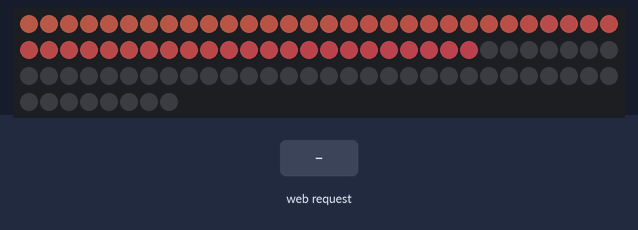
This sketch was run on a simulated ESP8266 (NodeMCU). On the bench: 98 RGB LEDs in strip order, left to right, continuing on the next row. The inputs (shaded band) are chosen by the test bench. Dim RGB values are drawn brighter than linear; WiFi joins after 1.5 s; servers stay silent unless stated; EEPROM starts erased; what the sketch prints to the serial monitor is not drawn.

Above: at 2.7 s.
2.8 s: HTTP request GET /commit received
At 3.23 s:
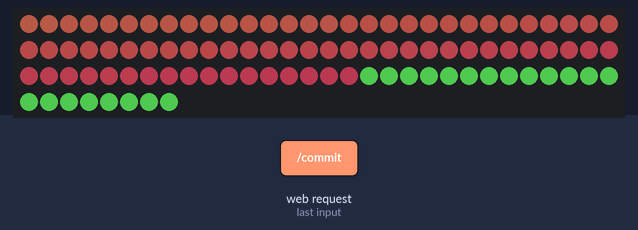
5.5 s: HTTP request GET /idle received
At 5.68 s:
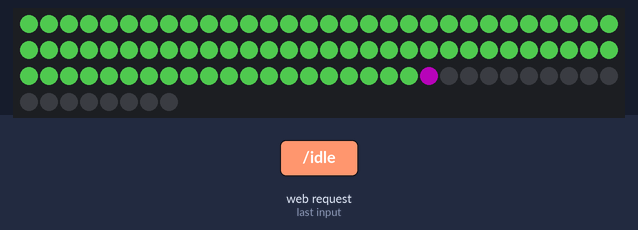
7.9 s: HTTP request GET /star received
At 8.13 s:
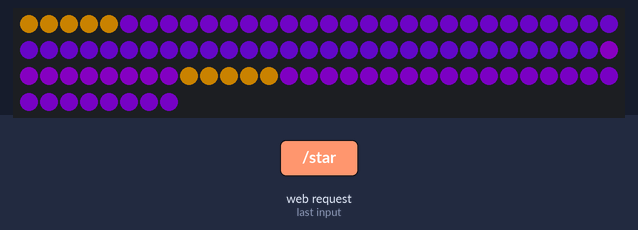
10.3 s: HTTP request GET /alert received
At 10.57 s:
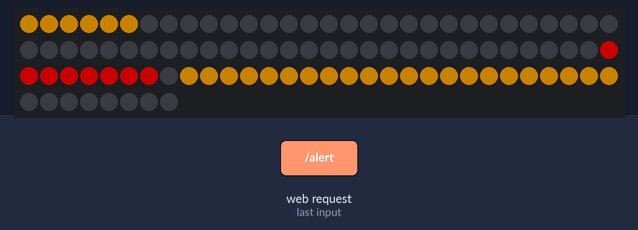
12.2 s: HTTP request GET /idle received
At 12.41 s:
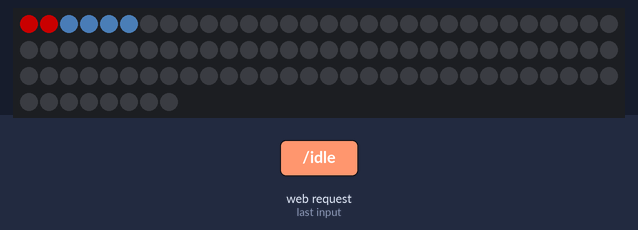
14.6 s: HTTP request GET /commit received
At 14.86 s:
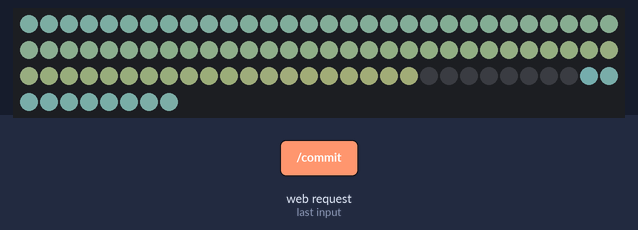

Measured:
- after the input at 2.8 s, the LEDs: change after 0.28 s (image 1)
- after the input at 5.5 s, the LEDs: change at once (image 2)
- after the input at 7.9 s, the LEDs: change after 0.08 s (image 3)
- after the input at 10.3 s, the LEDs: change after 0.13 s (image 4)
- after the input at 12.2 s, the LEDs: change after 0.06 s (image 5)
- after the input at 14.6 s, the LEDs: change after 0.11 s (image 6)

The sketch:

octo-lamp.ino
```cpp
#include <EEPROM.h>
#include <Adafruit_NeoPixel.h>
#include <ESP8266WiFi.h>
#include <ESP8266WebServer.h>
#include <ArduinoHttpClient.h>
#include <Arduino_JSON.h>

#define PIXELPIN       D4
#define NUMPIXELS      98
#define RINGNUM        68
#define CATNUM         30
float BRIGHTNESS = 0.4;
Adafruit_NeoPixel strip = Adafruit_NeoPixel(NUMPIXELS, PIXELPIN, NEO_GRB + NEO_KHZ800);

ESP8266WebServer server(80);

const char *WIFI_SSID = "ssid";           // your network SSID (name)
const char *WIFI_PASSWORD = "paddword";   // your network key

String SERVER_URL = "http://server.url/event";  // your server url
String SERVER_SECRET = "server_secret";         // your server secret

WiFiClient wifi;
HttpClient client = HttpClient(wifi, SERVER_URL.c_str(), 80);
boolean fetching = true;
int lastFetch = 0;
int fetchInterval = 15000;

// all pixel states are stored in this 2d array
int pixels[NUMPIXELS][4] = {0};
boolean isOn = true;
void (*animation)(int d) = nullptr;
int animationTime = millis();
boolean isOverride = false;
float overrideDuration = 0;
void (*overrideAnimation) (int d) = nullptr;

void setup() {
  Serial.begin(115200);

  // setup neopixel
  strip.begin();
  for(int i=0;i<NUMPIXELS;i++) {
    strip.setPixelColor(i, strip.Color(0,0,0));
  }
  strip.show();

  // setup WiFi
  WiFi.begin(WIFI_SSID, WIFI_PASSWORD);
  int i = 0;
  boolean fill = true;
  while (WiFi.status() != WL_CONNECTED) {
    strip.setPixelColor(i, fill ? strip.Color(0,0,255) : strip.Color(0,0,0));
    strip.show();
    i++;
    if (i > NUMPIXELS) {
      i = 0;
      fill = !fill;
    }
    delay(100);
  }
  for(int i=0;i<NUMPIXELS;i++) {
    strip.setPixelColor(i, strip.Color(0,0,0));
  }
  strip.show();
  Serial.print("Use this URL: ");
  Serial.print("http://");
  Serial.print(WiFi.localIP());
  Serial.println("/");

  setupServer();

  EEPROM.begin(1);
  int state = 0;
  EEPROM.get(0, state);
  if (state == 0) {
    isOn = false;
    animation = idle;
  } else if (state == 2) {
    isOn = true;
    animation = star;
  } else if (state == 3) {
    isOn = true;
    animation = commit;
  } else if (state == 4) {
    isOn = true;
    animation = alert;
  } else {
    isOn = true;
    animation = idle;
  }
  lastFetch = fetchInterval * -1;
}

void loop() {
  server.handleClient();
  fetchEvents();
  if (isOverride) {
    overrideHandler();
  }
  runAnimation();
  delay(10);
}

void runAnimation() {
  if (fetching) {
    return;
  }
  int now = millis();
  int delta = now - animationTime;
  animation(delta);
  if (!isOverride) {
    if (isOn) {
      if (BRIGHTNESS < 0.4) {
        BRIGHTNESS += 0.4 / 500 * delta;
      } else {
        BRIGHTNESS = 0.4;
      }
    } else {
      if (BRIGHTNESS > 0) {
        BRIGHTNESS -= 0.4 / 500 * delta;
      } else {
        BRIGHTNESS = 0;
        for(int i=0;i<NUMPIXELS;i++) {
          strip.setPixelColor(i, strip.Color(0,0,0));
        }
        strip.show();
      }
    }
  }
  animationTime = now;
}

void setPixels(int s, int p[][4], int n) {
  for (int i = s; i < s + n; i++) {
    pixels[i][0] = p[i - s][0];
    pixels[i][1] = p[i - s][1];
    pixels[i][2] = p[i - s][2];
    pixels[i][3] = p[i - s][3];
  }
  for (int i = 0; i < NUMPIXELS; i++) {
    int r = pixels[i][0] * pixels[i][3] * BRIGHTNESS;
    int g = pixels[i][1] * pixels[i][3] * BRIGHTNESS;
    int b = pixels[i][2] * pixels[i][3] * BRIGHTNESS;
    strip.setPixelColor(i, strip.Color(r, g, b));
  }
  strip.show();
}

int allIndex = 0;
boolean allFilling = true;
void fillAll(int d, int r, int g, int b, boolean clear = true) {
  int p[1][4] = {0};
  p[0][0] = clear ? (allFilling ? r : 0) : r;
  p[0][1] = clear ? (allFilling ? g : 0) : g;
  p[0][2] = clear ? (allFilling ? b : 0) : b;
  p[0][3] = 1;
  setPixels(allIndex, p, 1);
  allIndex++;
  if (allIndex >= NUMPIXELS) {
    fetching = true;
    allFilling = !allFilling;
    allIndex = 0;
  }
}

int catIndex = 0;
boolean catFilling = true;
void fillCat(int d, int r, int g, int b) {
  int p[1][4] = {0};
  p[0][0] = catFilling ? r : 0;
  p[0][1] = catFilling ? g : 0;
  p[0][2] = catFilling ? b : 0;
  p[0][3] = 1;
  setPixels(RINGNUM + catIndex, p, 1);
  catIndex++;
  if (catIndex >= CATNUM) {
    fetching = true;
    catFilling = !catFilling;
    catIndex = 0;
  }
}

int ringIndex = 0;
boolean ringFilling = true;
void fillRing(int d, int r, int g, int b) {
  int p[1][4] = {0};
  p[0][0] = ringFilling ? r : 0;
  p[0][1] = ringFilling ? g : 0;
  p[0][2] = ringFilling ? b : 0;
  p[0][3] = 1;
  setPixels(ringIndex, p, 1);
  ringIndex++;
  if (ringIndex >= RINGNUM) {
    fetching = true;
    ringFilling = !ringFilling;
    ringIndex = 0;
  }
}

int idleIndex = 0;
boolean idleFilling = true;
int startTimer = millis();
int idleR = 0;
int idleG = 0;
int idleB = 0;
void idle(int d) {
  int now = millis();
  int delta = now - startTimer;
  int redRange[2] = {64, 192};
  int greenRange[2] = {0, 128};
  int blueRange[2] = {64, 255};
  // rotate each color channel in the given range within 5 seconds gradually from one end to the other
  // bouncing back and forth
  // each channel starts at a different point in the cycle
  float cycle = 15000.0;
  int red = (int) (redRange[0] + (redRange[1] - redRange[0]) * (sin((delta) / cycle * 2 * PI + 0 * 2 * PI / 3) + 1) / 2);
  int green = (int) (greenRange[0] + (greenRange[1] - greenRange[0]) * (sin((delta) / cycle * 2 * PI + 1 * 2 * PI / 3) + 1) / 2);
  int blue = (int) (blueRange[0] + (blueRange[1] - blueRange[0]) * (sin((delta) / cycle * 2 * PI + 2 * 2 * PI / 3) + 1) / 2);
  idleR = red;
  idleG = green;
  idleB = blue;
  fillAll(d, red, green, blue, false);
}

void star(int d) {
  int r = 255;
  int g = 165;
  int b = 0;
  fillCat(d, r, g, b);
  fillRing(d, r, g, b);
}

void commit(int d) {
  int r = 100;
  int g = 255;
  int b = 100;
  fillAll(d, r, g, b);
}

int alertIndex = 0;
boolean alertFilling = true;
void alert(int d) {
  int r = 255;
  int g = 0;
  int b = 0;
  fillAll(d, r, g, b);
}

int prevAnimationIndex = 1;
void setupServer() {
  server.on("/", []() {
    if (isOverride == true) {
      server.send(200, "text/html", "<h1>Octo Lamp is currently reacting to GitHub event</h1>");
      return;
    }
    server.send(200, "text/html", "<h1>Octo Lamp</h1>" + animationOptions());
  });
  server.on("/toggle", []() {
    if (isOverride == true) {
      server.send(200, "text/html", "<h1>Octo Lamp is currently reacting to GitHub event</h1>");
      return;
    }
    isOn = !isOn;
    if (!isOn) {
      EEPROM.put(0, 0);
      EEPROM.commit();
    } else {
      EEPROM.put(0, prevAnimationIndex);
      EEPROM.commit();
    }
    String msg = isOn ? "ON" : "OFF";
    server.send(200, "text/html", "<h1>Octo Lamp is now " + msg + "</h1>" + animationOptions());
  });
  server.on("/idle", []() {
    if (isOverride == true) {
      server.send(200, "text/html", "<h1>Octo Lamp is currently reacting to GitHub event</h1>");
      return;
    }
    animation = idle;
    isOn = true;
    prevAnimationIndex = 1;
    EEPROM.put(0, 1);
    EEPROM.commit();
    server.send(200, "text/html", "<h1>Octo Lamp is now Idleing</h1>" + animationOptions());
  });
  server.on("/star", []() {
    if (isOverride == true) {
      server.send(200, "text/html", "<h1>Octo Lamp is currently reacting to GitHub event</h1>");
      return;
    }
    animation = star;
    isOn = true;
    prevAnimationIndex = 2;
    EEPROM.put(0, 2);
    EEPROM.commit();
    server.send(200, "text/html", "<h1>Octo Lamp is now a star</h1>" + animationOptions());
  });
  server.on("/commit", []() {
    if (isOverride == true) {
      server.send(200, "text/html", "<h1>Octo Lamp is currently reacting to GitHub event</h1>");
      return;
    }
    animation = commit;
    isOn = true;
    prevAnimationIndex = 3;
    EEPROM.put(1, 3);
    EEPROM.commit();
    server.send(200, "text/html", "<h1>Octo Lamp is now committing</h1>" + animationOptions());
  });
  server.on("/alert", []() {
    if (isOverride == true) {
      server.send(200, "text/html", "<h1>Octo Lamp is currently reacting to GitHub event</h1>");
      return;
    }
    animation = alert;
    isOn = true;
    prevAnimationIndex = 4;
    EEPROM.put(0, 4);
    EEPROM.commit();
    server.send(200, "text/html", "<h1>Octo Lamp is now alerting</h1>" + animationOptions());
  });
  server.begin();
}

String animationOptions() {
  String html = "";
  String isOnStr = isOn ? "off" : "on";
  html += "<a href='/'>Home</a><br>";
  html += "<a href='/toggle'>Turn " + isOnStr + "</a><br>";
  html += "<a href='/idle'>Idle</a><br>";
  html += "<a href='/star'>Star</a><br>";
  html += "<a href='/commit'>Commit</a><br>";
  html += "<a href='/alert'>Alert</a><br>";
  return html;
}

String eventId = "";
void fetchEvents() {
  int now = millis();
  if (now - lastFetch < fetchInterval || fetching == false || isOverride == true) {
    fetching = false;
    return;
  }
  if (WiFi.status() == WL_CONNECTED) {
    client.beginRequest();
    client.get("/event");
    client.sendHeader("Authorization", SERVER_SECRET.c_str());
    client.endRequest();

    int statusCode = client.responseStatusCode();
    if (statusCode > 0) {
      String payload = client.responseBody();
      JSONVar buffer = JSON.parse(payload);
      if (JSON.typeof(buffer) != "undefined") {
        JSONVar keys = buffer.keys();
        String id = buffer["id"];
        if (eventId == "") {
          eventId = id;
        }
        if (id != eventId) {
          eventId = id;
          for (int i = 0; i < keys.length(); i++) {
            String key = keys[i];
            String value = buffer[key];
            if (key == "type") {
              if (value == "star") {
                activateOverride(120000, star);
              } else if (value == "commit") {
                int amount = buffer["amount"];
                activateOverride(amount * 5000, commit);
              } else if (value == "alert") {
                activateOverride(30000, alert);
              }
            }
          }
        }
      }
    }
  }
  lastFetch = millis();
  fetching = false;
}

int overrideTime = 0;
void (*prevAnimation)(int d) = nullptr;
float prevBrightness = 0;
void activateOverride(float duration, void (*anim)(int d)) {
  if (isOverride) {
    return;
  }
  isOverride = true;
  overrideDuration = duration;
  overrideAnimation = anim;
  overrideTime = millis();
  prevAnimation = animation;
  prevBrightness = BRIGHTNESS;
  animation = overrideAnimation;
  BRIGHTNESS = 0.4;
}
void overrideHandler() {
  if (overrideTime + overrideDuration < millis()) {
    isOverride = false;
    animation = prevAnimation;
    BRIGHTNESS = prevBrightness;
  }
}
```
